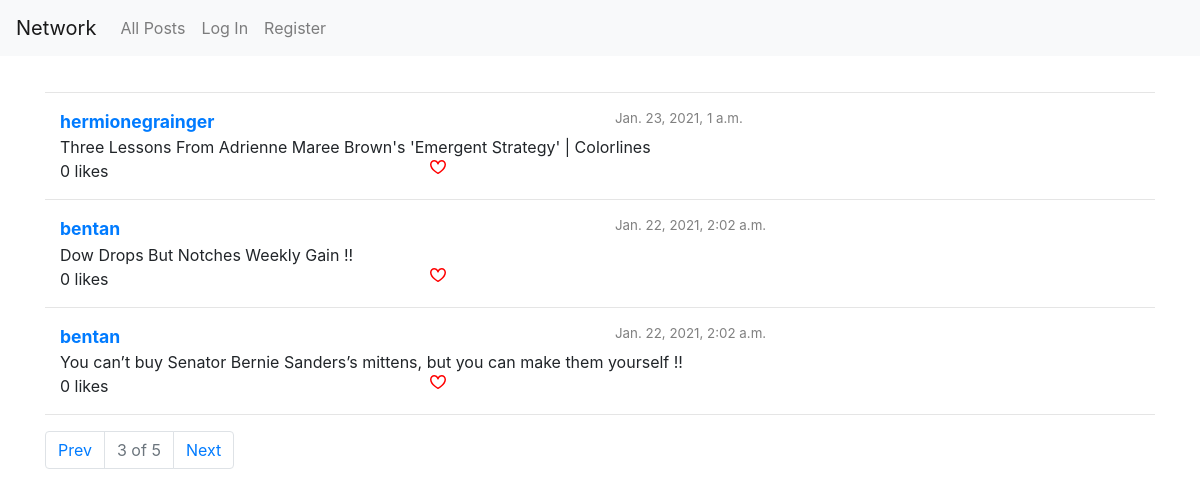
/?pg=3, run on an earlier commit of the app's database.
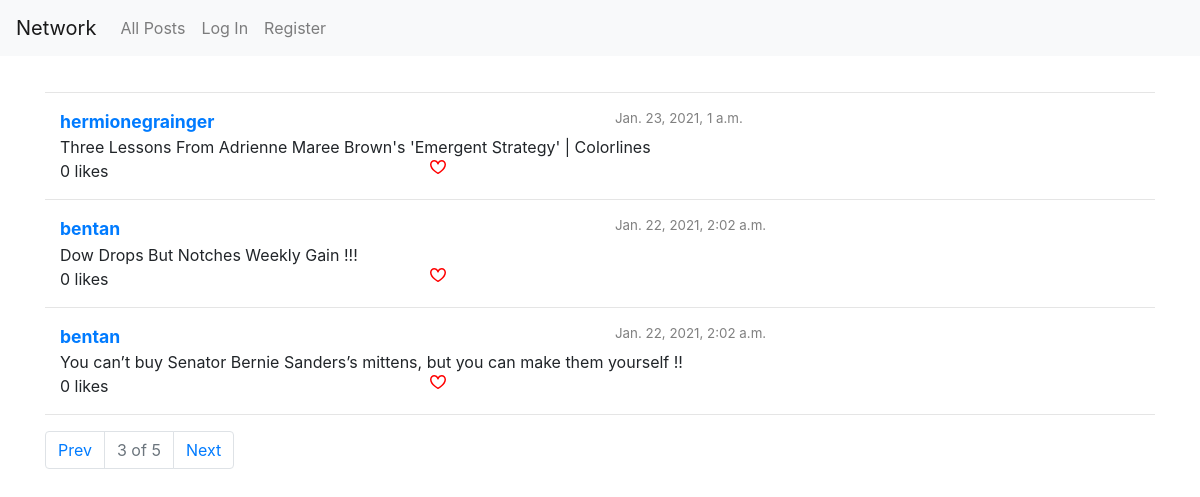
And on a later commit of the database.
### network/models.py (models this page shows, shortened)
class Post(models.Model):
    user = models.ForeignKey(User, on_delete=models.CASCADE)
    post_content = models.TextField(max_length=280)
    likes = models.ManyToManyField(User, blank=True, related_name='user_likes')
    created_timestamp = models.DateTimeField(auto_now_add=True)
    edited_timestamp = models.DateTimeField(auto_now=True)

class User(AbstractUser):
    following = models.ManyToManyField('self', blank=True, related_name='followers', symmetrical=False)

### network/views.py (the view)
# urls.py: path("", views.index, name="index"),
def index(request):
    if request.method == 'POST' and request.user.is_authenticated:
        p = PostForm(request.POST)
        if p.is_valid():
            r = Post(user = request.user, post_content = p.cleaned_data['post_content'])
            r.save()
            return HttpResponseRedirect(reverse("index"))
    posts = Post.objects.order_by('-created_timestamp')
    duration_dict = {}
    for post in posts:
        duration_dict[post.id] = duration(post.edited_timestamp)
    form = PostForm()
    p = paginate_post(posts, request.GET.get('pg'))
    return render(request, "network/index.html", {
        'form': form,
        'posts': p['posts_paginated'].page(p['pg']),
        'durations': duration_dict,
        'p': p,
    })

### network/helpers.py (called while the page is built)
def paginate_post(posts, pg):
    posts_paginated = Paginator(posts,3)
    if pg == None:
        pg = 1
    else:
        pg = int(pg)
    pg_prev = None
    pg_next = None
    if posts_paginated.page(pg).has_previous():
        pg_prev = pg - 1
    if posts_paginated.page(pg).has_next():
        pg_next = pg + 1
    return {
        'posts_paginated': posts_paginated,
        'pg': pg,
        'pg_prev': pg_prev,
        'pg_next': pg_next,
        'pg_index': f'{pg} of {posts_paginated.num_pages}',
    }

### network/templates/network/index.html (shortened to what this page needs)
{% extends "network/layout.html" %}
{% load static %}
{% block body %}
    <div class="container">
        <div style="padding: 10px;"></div>
        <hr>
        {% for post in posts %}
            <div class="container">
                <div class="row">
                    <div class="col allPostUsername"><a href="{% url 'user' post.user.username %}">{{ post.user.username }}</a></div>
                    <div class="col allPostTimestamp">{{ post.created_timestamp }}</div>
                </div>
                <div class="row" id="content_row{{post.id}}">
                    <div class="col" id="post{{post.id}}">{{ post.post_content }}</div>
                </div>
                <div class="row">
                    <div class="col" id="likes_count">{{ post.likes.all.count}} likes</div>
                    <div class="col" id="like_div" data-postid="{{post.id}}">
                        <img src="{% static 'network/heart.svg' %}" id="heart" class="pointer" style="display: {% if user in post.likes.all %} none {% else %} block {% endif %};">
                    </div>
                    <div class="col" id="edit_div{{post.id}}">
                    </div>
                </div>
            </div>
            <hr>
        {% endfor %}
        {% if p.pg_prev or p.pg_next %}
            <nav aria-label="page navigation">
                <ul class="pagination">
                    <li class="page-item {% if not p.pg_prev %} disabled {% endif %}"><a class="page-link" href="?pg={{ p.pg_prev }}">Prev</a></li>
                    <li class="page-item disabled"><a class="page-link">{{ p.pg_index }}</a></li>
                    <li class="page-item {% if not p.pg_next %} disabled {% endif %}"><a class="page-link" href="?pg={{ p.pg_next }}">Next</a></li>
                </ul>
            </nav>
        {% endif %}
    </div>
{% endblock %}

What changed in the data, as far as the page shows it:
changed Post: post_content "Dow Drops But Notches Weekly Gain !!" → "Dow Drops But Notches Weekly Gain !!!"
